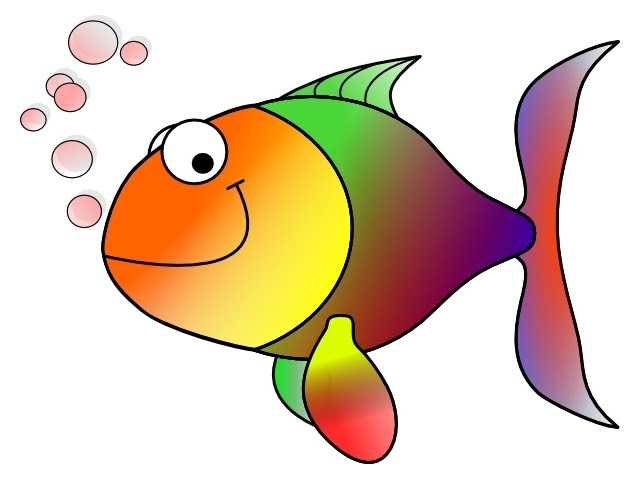
#> input picture Contours-OpenCV/bubblingFish.jpg, 640 x 480 px
$ python contour.py
#> lines starting #> are read from the running program, lines starting #| are printed output that depends on the picture; after the words box and inside, x2 and y2 are one past the last pixel; in counts of white or black regions, pixels touching at a corner belong together
import cv2
import numpy as np

image = cv2.imread('bubblingFish.jpg')
#> image is the input picture: shape (480, 640, 3); mean B, G, R 183, 204.3, 224.5
gray = cv2.cvtColor(image, cv2.COLOR_BGR2GRAY)
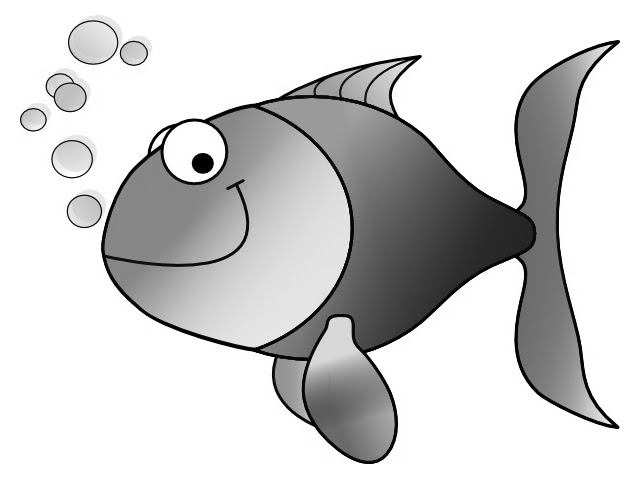
#> gray: shape (480, 640); min 0, max 255, mean 207.9

edged = cv2.Canny(gray, 30, 200)
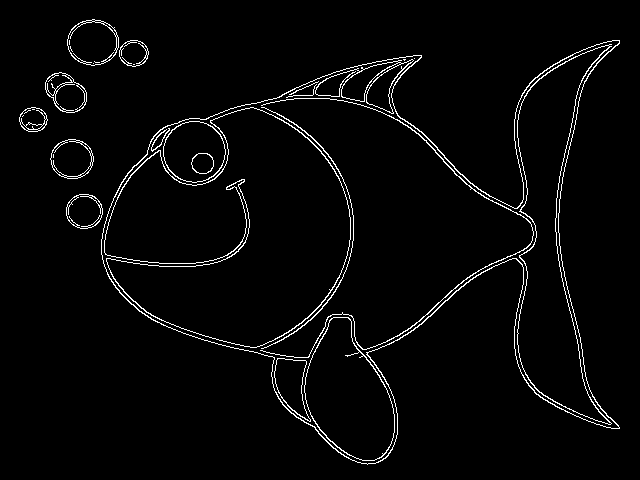
#> edged: shape (480, 640); 2.9% white in thin lines or dots, all inside (x1, y1, x2, y2) = (19, 19, 620, 465)
cv2.waitKey(0)
contours, hierarchy = cv2.findContours(edged, cv2.RETR_TREE, cv2.CHAIN_APPROX_SIMPLE)
#> contours = 88 contours, 40 with area under 20; largest, box (x1, y1, x2, y2) and area: (101, 40, 620, 465) 112335, (101, 40, 620, 465) 111816, (104, 107, 351, 348) 39466, (104, 107, 351, 348) 39200, (517, 44, 612, 425) 15526
cv2.imshow('Canny Edges After Contouring', edged)
cv2.imwrite('CannyFish.jpg', edged)
cv2.waitKey(0)

print("Number of Contours: " + str(len(contours)))
#| Number of Contours: 88

cv2.drawContours(image, contours, -1, (0, 255, 0), 3)
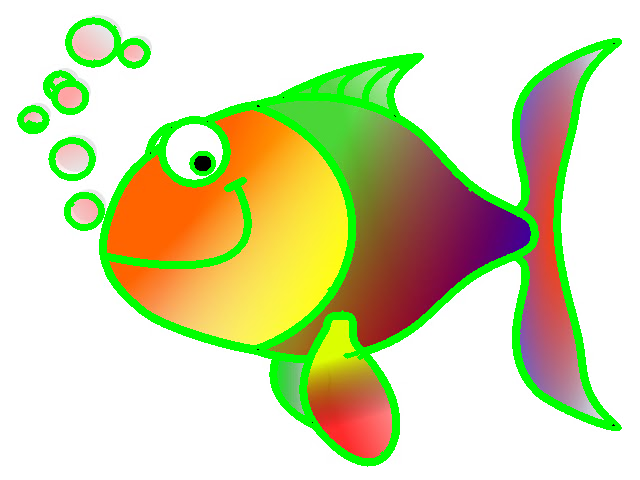
#> image: shape (480, 640, 3); 10.31% of pixels changed, all inside (x1, y1, x2, y2) = (17, 17, 622, 467)

cv2.imshow('Contours', image)
cv2.imwrite('Contours.jpg', image)
cv2.waitKey(0)

image2 = cv2.imread('bubblingFish.jpg')
if len(contours) != 0:
	c = max(contours, key = cv2.contourArea)
#> c = contour of 992 points, box (x1, y1, x2, y2) (101, 40, 620, 465), area 112335
cv2.drawContours(image2, c, -1, (0, 255, 0), 3)
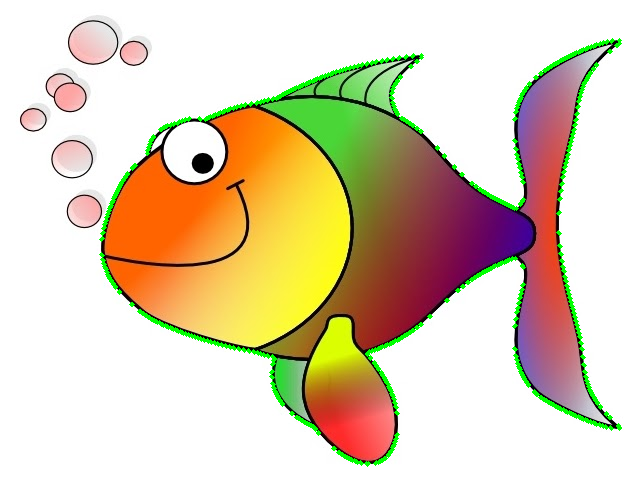
#> image2: shape (480, 640, 3); 2.29% of pixels changed, all inside (x1, y1, x2, y2) = (99, 38, 622, 467)
cv2.imshow('Largest Contour', image2)
cv2.imwrite('LargestContour.jpg', image2)
cv2.waitKey(0)

cv2.destroyAllWindows()
